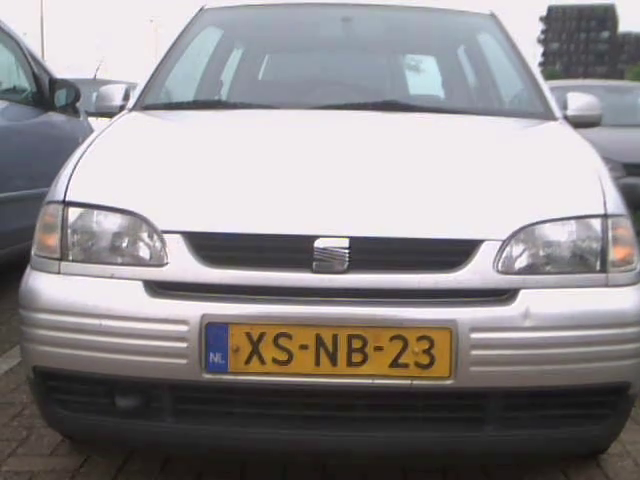
#> input picture frame 14 of dataset/pipeline/shorterVideo.avi, 640 x 480 px, given in place of dummytestvideo.avi, which was not available
$ python show_plates.py
#> lines starting #> are read from the running program, lines starting #| are printed output that depends on the picture; after the words box and inside, x2 and y2 are one past the last pixel; in counts of white or black regions, pixels touching at a corner belong together; pictures that were not available may be replaced by others from this repository, and a replacement may not be noted
### Localization.py
import os
import json
import shutil

import cv2
import cv2.gapi
import numpy as np
import matplotlib.patches as patches
import matplotlib.pyplot as plt
import scipy.ndimage as ndimage


# [108 lines left out: functions visualise, generate_mask, iou, evaluate, crop_image_based_on_mask, not called in this run]


def mask_image_by_color(image_bgr):
    image_hsi = cv2.cvtColor(image_bgr, cv2.COLOR_BGR2HSV)

    color_min = np.array([10, 70, 50])
    color_max = np.array([35, 255, 200])

    # Segment only the selected color from the image and leave out all the rest (apply a mask)
    image_mask = cv2.inRange(image_hsi, color_min, color_max)
    return image_mask


# [5 lines left out: function apply_morphology, not called in this run]


def apply_median_filter(image):
    return cv2.medianBlur(image, 9)


# [14 lines left out: functions preprocess, detect_edges, not called in this run]


def find_bbox_using_contours(canny_image, original_image=None):
    contours, output_image = cv2.findContours(canny_image.copy(), cv2.RETR_TREE, cv2.CHAIN_APPROX_SIMPLE)
    cnts = sorted(contours, key=cv2.contourArea, reverse=True)[:30]
    if len(cnts) == 0:
        return 0, 0, len(canny_image[1]), len(canny_image[0])

    min_allowed_area = 95 * 20
    bboxes = []
    max_num_of_bboxes = 3
    max_allowed_edges = 4
    min_allowed_ratio = 1
    max_allowed_ratio = 535 / 110
    # cv2.drawContours(original_image, cnts, -1, (0, 255, 0), 2)

    for contour in cnts:
        if len(bboxes) >= max_num_of_bboxes:
            break
        x, y, w, h = cv2.boundingRect(contour)
        area = w * h
        perimeter = cv2.arcLength(contour, True)
        max_allowed_perimeter = 3 * (w + h)     # Some margin required
        edges_count = cv2.approxPolyDP(contour, 0.1 * perimeter, True)
        if h == 0:
            continue
        ratio = w / h
        if area >= min_allowed_area \
                and perimeter <= max_allowed_perimeter \
                and len(edges_count) <= max_allowed_edges \
                and max_allowed_ratio >= ratio >= min_allowed_ratio:
            # cv2.drawContours(original_image, [contour], -1, (255, 0, 255), 2)
            bboxes.append((x, y, w, h))

    # for bbox in bboxes:
    #     draw_bbox_over_image(bbox[0], bbox[1], bbox[2], bbox[3], original_image)

    return bboxes


def find_lines_using_hough(canny_image):
    lines = cv2.HoughLines(canny_image, 3, np.pi / 180 * 2, 95)
    # lines = cv2.HoughLinesP(bbox_canny, 1, np.pi / 180 * 1, 1, minLineLength=20, maxLineGap=10)
    return lines


# [20 lines left out: function draw_lines_on_image, not called in this run]

        # print(np.unique(thetas), len(lines))


def crop_image_with_margin(x, y, w, h, frac_x, frac_y, image):
    """
    x, y, w, h - bbox
    frac_x, frac_y - [0, 1] how much to step relative to bbox dimensions
    image - image to crop
    """
    step_x = int(frac_x * (x + w))
    step_y = int(frac_y * (y + h))
    return image[y - step_y:y + h + 1 + step_y, x - step_x:x + w + 1 + step_x]


def get_rotation_angle_from_lines(lines):
    if lines is not None:
        thetas_rad = lines[:, 0, 1]
        thetas_degrees = np.rad2deg(thetas_rad)
        median_angle = int(np.median(thetas_degrees))
        return median_angle - 90
    else:
        return 0


def draw_bbox_over_image(x, y, w, h, image):
    cv2.rectangle(image, (x, y), (x + w, y + h), (0, 255, 0), 2)


def plate_detection(image, return_bbox: bool = False):
    """
    In this file, you need to define plate_detection function.
    To do:
        1. Localize the plates and crop the plates
        2. Adjust the cropped plate images
    Inputs:(One)
        1. image: captured frame in CaptureFrame_Process.CaptureFrame_Process function
        type: Numpy array (imread by OpenCV package)
    Outputs:(One)
        1. plate_imgs: cropped and adjusted plate images
        type: list, each element in 'plate_imgs' is the cropped image(Numpy array)
    Hints:
        1. You may need to define other functions, such as crop and adjust function
        2. You may need to define two ways for localizing plates(yellow or other colors)
    """
    # TODO: Consider adding histogram equalization
    # TODO: Return array of images for images with several plates

    image_masked = mask_image_by_color(image)
    canny_image = cv2.Canny(image_masked, 10, 160)
    canny_image_fat = cv2.morphologyEx(canny_image, cv2.MORPH_DILATE, np.ones((5, 5)))

    final_bboxes = []
    bboxes_params = find_bbox_using_contours(canny_image_fat, image)
    min_allowed_ratio = 3 / 2
    max_allowed_ratio = 530 / 110
    for bbox_param in bboxes_params:
        x, y, w, h = bbox_param
        bbox = crop_image_with_margin(x, y, w, h, 0, 0, image)
        # bbox = crop_image_with_margin(x, y, w, h, 0.1, 0.1, image)
        bbox_canny = crop_image_with_margin(x, y, w, h, 0.1, 0.1, canny_image)
        lines = find_lines_using_hough(bbox_canny)

        # draw_lines_on_image(lines, bbox)
        angle = get_rotation_angle_from_lines(lines)
        rotated_bbox = ndimage.rotate(bbox, angle)

        binarized = mask_image_by_color(rotated_bbox)
        opened = cv2.morphologyEx(binarized, cv2.MORPH_OPEN, np.ones((3, 3)))
        x, y, w, h = cv2.boundingRect(cv2.findNonZero(opened))
        if h == 0:
            continue
        ratio = w / h
        if max_allowed_ratio >= ratio >= min_allowed_ratio:
            final_bbox = crop_image_with_margin(x, y, w, h, 0, 0, rotated_bbox)
            final_bboxes.append(final_bbox)

    return final_bboxes


# [3 lines that do not run on import are left out]

### show_plates.py
from Localization import plate_detection
import cv2
import numpy as np


def get_args():
    parser = argparse.ArgumentParser()
    parser.add_argument('--file_path', type=str, default='dummytestvideo.avi')
    args = parser.parse_args()
    return args


# Create a VideoCapture object and read from input file
# If the input is the camera, pass 0 instead of the video file name
cap = cv2.VideoCapture('dummytestvideo.avi')

# Check if camera opened successfully
if (cap.isOpened()== False):
  print("Error opening video stream or file")

# Read until video is completed
while(cap.isOpened()):
  # Capture frame-by-frame
  ret, frame = cap.read()
#> frame is the input picture: shape (480, 640, 3); mean B, G, R 142.5, 141.1, 144.8
  if ret == True:
    #dummy arguments for sample frequency and save_path should be changed
    detections = plate_detection(frame)
#> in mask_image_by_color, `image_hsi = cv2.cvtColor(image_bgr, cv2.COLOR_BGR2HSV)`: image_hsi: shape (480, 640, 3); mean H, S, V 98.9, 26.2, 149.1
#> in mask_image_by_color, `image_mask = cv2.inRange(image_hsi, color_min, color_max)`:
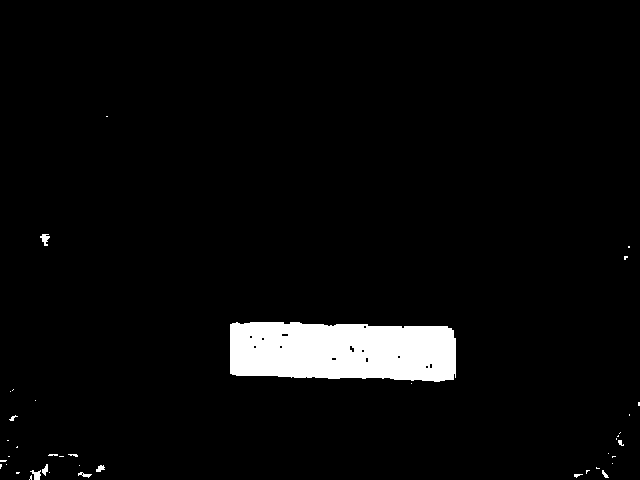
#> image_mask: shape (480, 640); 4.1% white; 40 white regions (30 under 20 px), largest, box (x1, y1, x2, y2) and area: (230, 322, 456, 382) 12037, (40, 234, 50, 246) 67, (30, 470, 41, 480) 64
#> in plate_detection, `canny_image = cv2.Canny(image_masked, 10, 160)`: canny_image: shape (480, 640); 0.33% white in thin lines or dots, all inside (x1, y1, x2, y2) = (0, 115, 640, 480)
#> in plate_detection, `canny_image_fat = cv2.morphologyEx(canny_image, cv2.MORPH_DILATE, np.o..`:
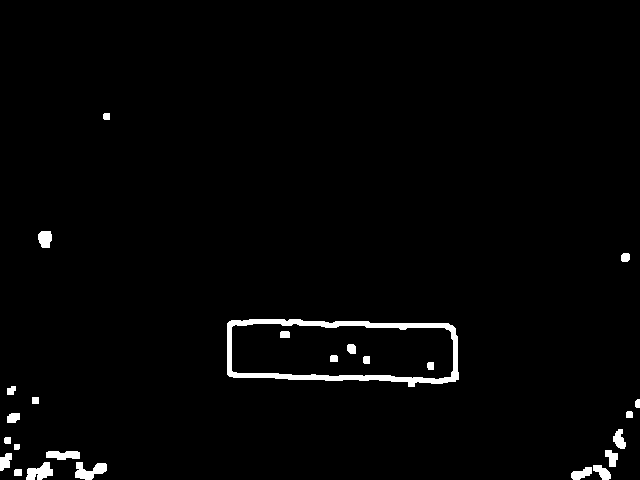
#> canny_image_fat: shape (480, 640); 1.9% white; 25 white regions
#> in find_bbox_using_contours, `contours, output_image = cv2.findContours(canny_image.copy(), cv2.RETR..`: contours = 26 contours; largest, box (x1, y1, x2, y2) and area: (227, 319, 459, 387) 13360, (231, 323, 454, 380) 10940, (75, 462, 107, 480) 296, (26, 462, 53, 480) 270, (46, 451, 80, 460) 208; output_image = 26 rows, first 6: [1, -1, -1, -1], [2, 0, -1, -1], [3, 1, -1, -1], [4, 2, -1, -1], [5, 3, -1, -1], [6, 4, -1, -1]
#> in find_bbox_using_contours, `cnts = sorted(contours, key=cv2.contourArea, reverse=True)[:30]`: cnts has the same summary as contours
#> the loop in find_bbox_using_contours, `for contour in cnts:` made 26 passes
#> (x, y, w, h, area, perimeter, max_allowed_perimeter, edges_count) on passes 1 to 8: (227, 319, 232, 68, 15776, 587.6, 900, [[227, 323], [458, 379]]), (231, 323, 223, 57, 12711, 548.1, 840, [[231, 327], [453, 370]]), (75, 462, 32, 18, 576, 105.7, 150, [[75, 477], [106, 464], [76, 462]]), (26, 462, 27, 18, 486, 92.87, 135, [[49, 462], [26, 479], [52, 475]]), (46, 451, 34, 9, 306, 82.73, 129, [[46, 452], [79, 458]]), (38, 231, 14, 17, 238, 52.14, 93, [[41, 231], [39, 242], [49, 247], [50, 231]]), (571, 467, 21, 13, 273, 58.14, 102, [[591, 467], [571, 477], [589, 475]]), (613, 429, 13, 20, 260, 58.38, 99, [[618, 429], [613, 441], [624, 448]])
#> after the loop in find_bbox_using_contours, `for contour in cnts:`: bboxes = [(227, 319, 232, 68), (231, 323, 223, 57)]
#> the loop in plate_detection, `for bbox_param in bboxes_params:` made 2 passes
#> (bbox_param, lines) on passes 1 to 2: ((227, 319, 232, 68), [[90, 1.61], [36, 1.61], [96, 1.57]]), ((231, 323, 223, 57), [[87, 1.61], [33, 1.61], [39, 1.57], [93, 1.57]])
#> pass 1, in plate_detection, `bbox = crop_image_with_margin(x, y, w, h, 0, 0, image)`:
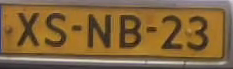
#> bbox: shape (69, 233, 3); mean B, G, R 60.9, 101.1, 130.7
#> pass 1, in plate_detection, `bbox_canny = crop_image_with_margin(x, y, w, h, 0.1, 0.1, canny_image)`:
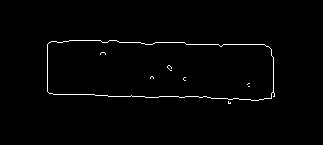
#> bbox_canny: shape (145, 323); 1.3% white in thin lines or dots, all inside (x1, y1, x2, y2) = (47, 40, 275, 104)
#> pass 1, in plate_detection, `rotated_bbox = ndimage.rotate(bbox, angle)`:
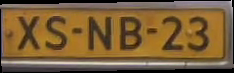
#> rotated_bbox: shape (73, 234, 3); mean B, G, R 55.6, 93.5, 121.3
#> after the loop in plate_detection, `for bbox_param in bboxes_params:`:
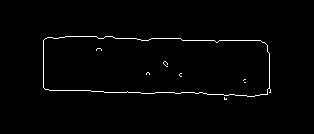
#> bbox_canny: shape (134, 314); 1.4% white in thin lines or dots, all inside (x1, y1, x2, y2) = (43, 36, 271, 100)
#> after the loop in plate_detection, `for bbox_param in bboxes_params:`: binarized: shape (62, 225); 84.4% white; 32 black regions (31 under 20 px), largest, box (x1, y1, x2, y2) and area: (0, 0, 225, 62) 2079
#> after the loop in plate_detection, `for bbox_param in bboxes_params:`: opened: shape (62, 225); 84% white; 22 black regions (20 under 20 px), largest, box (x1, y1, x2, y2) and area: (0, 0, 225, 62) 2138, (120, 21, 123, 34) 23
#> after the loop in plate_detection, `for bbox_param in bboxes_params:`:
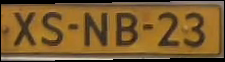
#> rotated_bbox: shape (62, 225, 3); mean B, G, R 45.8, 91.4, 123.1
#> after the loop in plate_detection, `for bbox_param in bboxes_params:`: final_bboxes = 2 items
#> detections = 2 items
    # Display the resulting frame
    cv2.imshow('Frame',detections)

    # Press Q on keyboard to  exit
    if cv2.waitKey(25) & 0xFF == ord('q'):
#> (key q is pressed here)
      break

  # Break the loop
  else:
    break

# When everything done, release the video capture object
cap.release()

# Closes all the frames
cv2.destroyAllWindows()
